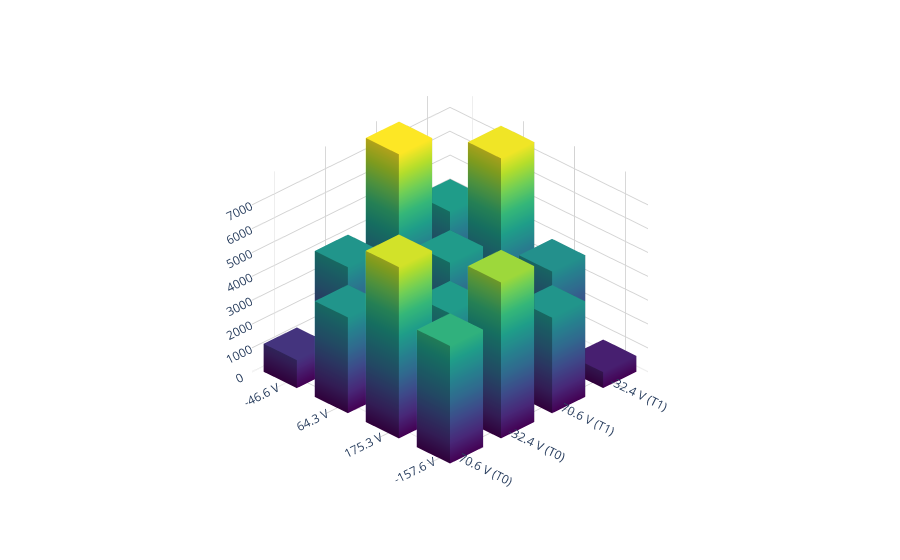

This figure's notebook cell:
### Code cell
import numpy as np
import plotly.graph_objects as go

# --- Assume N, z0, z1, AliceEOMVoltages, BobEOMVoltages are defined upstream ---

# 1. Define the measurement logic arrays
v_sweep = np.linspace(-200, 200, N)
signalarray0 = np.tile(v_sweep, N)
signalarray1 = np.repeat(v_sweep, N)

# 2 & 3. Extract the closest points into 2x4 matrices
rate0_grid = np.zeros((2, 4))
rate1_grid = np.zeros((2, 4))

for i, v1_ideal in enumerate(BobEOMVoltages):
    for j, v0_ideal in enumerate(AliceEOMVoltages):
        distances = (signalarray0 - v0_ideal) ** 2 + (signalarray1 - v1_ideal) ** 2
        idx = np.argmin(distances)

        rate0_grid[i, j] = z0[idx]
        rate1_grid[i, j] = z1[idx]

# 4. Combine grids into a single 4x4 matrix
combined_grid = np.vstack((rate0_grid, rate1_grid))

# Swapping to get into literature form
combined_grid[[0,2]] = combined_grid[[2,0]]
combined_grid[[1,3]] = combined_grid[[3,1]]

# 5. Build the Plotly 3D Mesh Plot
fig = go.Figure()

num_y, num_x = combined_grid.shape
dx = 0.65
dy = 0.65

# Fix the maximum Z value so the color scale is uniform across all pillars
z_max_global = np.max(combined_grid) if np.max(combined_grid) > 0 else 1

# Standard cube triangulation (12 triangles connecting the 8 vertices)
i_tris = [0, 0, 4, 4, 0, 0, 3, 3, 0, 0, 1, 1]
j_tris = [1, 2, 5, 6, 1, 5, 2, 6, 3, 7, 2, 6]
k_tris = [2, 3, 6, 7, 5, 4, 6, 7, 7, 4, 6, 5]

for j in range(num_y):
    for i in range(num_x):
        z_val = combined_grid[j, i]
        if z_val <= 0:
            continue
            
        # Define the 8 corners of the pillar (Bottom 4, Top 4)
        x_verts = [i-dx/2, i+dx/2, i+dx/2, i-dx/2, i-dx/2, i+dx/2, i+dx/2, i-dx/2]
        y_verts = [j-dy/2, j-dy/2, j+dy/2, j+dy/2, j-dy/2, j-dy/2, j+dy/2, j+dy/2]
        z_verts = [0, 0, 0, 0, z_val, z_val, z_val, z_val]
        
        fig.add_trace(go.Mesh3d(
            x=x_verts,
            y=y_verts,
            z=z_verts,
            i=i_tris,
            j=j_tris,
            k=k_tris,
            intensity=z_verts,      # Interpolates color based on Z-height
            colorscale='Viridis',   
            cmin=0,                 # Anchor base color (blue) to Z=0
            cmax=z_max_global,      # Anchor peak color (yellow) to global max
            showscale=False,        
            flatshading=True,       # Keeps pillar walls flat rather than smoothed
            lighting=dict(facenormalsepsilon=0, ambient=0.7, diffuse=0.8),
            hoverinfo='skip'
        ))

# 6. Styling to match the reference format
x_labels = [f"{v:.1f} V" for v in AliceEOMVoltages]
combined_y_labels = [f"{v:.1f} V (T0)" for v in BobEOMVoltages] + [
    f"{v:.1f} V (T1)" for v in BobEOMVoltages
]

fig.update_layout(
    scene=dict(
        xaxis=dict(
            tickvals=np.arange(num_x),
            ticktext=x_labels,
            showgrid=True,
            gridcolor='lightgray',
            backgroundcolor='white',
            title=''
        ),
        yaxis=dict(
            tickvals=np.arange(num_y),
            ticktext=combined_y_labels,
            showgrid=True,
            gridcolor='lightgray',
            backgroundcolor='white',
            title=''
        ),
        zaxis=dict(
            showgrid=True,
            gridcolor='lightgray',
            backgroundcolor='white',
            title=''
        ),
        aspectratio=dict(x=1, y=1, z=0.8),
        camera=dict(
            # Using an orthographic projection flattens perspective distortion, 
            # which is heavily favored for quantitative 3D bar charts in literature.
            projection=dict(type="orthographic"),
            eye=dict(x=1.5, y=-1.5, z=1.2) 
        )
    ),
    margin=dict(l=0, r=0, b=0, t=0),
    paper_bgcolor='white',
    showlegend=False
)

fig.show()

### Figure 1 — Plotly figure (JSON) as saved in the notebook; plotly's stock layout.template omitted (floating-point values rounded to 4 significant figures)
{"data": [{"cmax": 7697.0, "cmin": 0, "colorscale": [[0, "#440154"], [0.1111, "#482878"], [0.2222, "#3e4989"], [0.3333, "#31688e"], [0.4444, "#26828e"], [0.5556, "#1f9e89"], [0.6667, "#35b779"], [0.7778, "#6ece58"], [0.8889, "#b5de2b"], [1, "#fde725"]], "flatshading": true, "hoverinfo": "skip", "i": [0, 0, 4, 4, 0, 0, 3, 3, 0, 0, 1, 1], "intensity": [0, 0, 0, 0, 1173.0, 1173.0, 1173.0, 1173.0], "j": [1, 2, 5, 6, 1, 5, 2, 6, 3, 7, 2, 6], "k": [2, 3, 6, 7, 5, 4, 6, 7, 7, 4, 6, 5], "lighting": {"ambient": 0.7, "diffuse": 0.8, "facenormalsepsilon": 0}, "showscale": false, "type": "mesh3d", "x": [-0.325, 0.325, 0.325, -0.325, -0.325, 0.325, 0.325, -0.325], "y": [-0.325, -0.325, 0.325, 0.325, -0.325, -0.325, 0.325, 0.325], "z": [0, 0, 0, 0, 1173.0, 1173.0, 1173.0, 1173.0]}, {"cmax": 7697.0, "cmin": 0, "colorscale": [[0, "#440154"], [0.1111, "#482878"], [0.2222, "#3e4989"], [0.3333, "#31688e"], [0.4444, "#26828e"], [0.5556, "#1f9e89"], [0.6667, "#35b779"], [0.7778, "#6ece58"], [0.8889, "#b5de2b"], [1, "#fde725"]], "flatshading": true, "hoverinfo": "skip", "i": [0, 0, 4, 4, 0, 0, 3, 3, 0, 0, 1, 1], "intensity": [0, 0, 0, 0, 4016.0, 4016.0, 4016.0, 4016.0], "j": [1, 2, 5, 6, 1, 5, 2, 6, 3, 7, 2, 6], "k": [2, 3, 6, 7, 5, 4, 6, 7, 7, 4, 6, 5], "lighting": {"ambient": 0.7, "diffuse": 0.8, "facenormalsepsilon": 0}, "showscale": false, "type": "mesh3d", "x": [0.675, 1.325, 1.325, 0.675, 0.675, 1.325, 1.325, 0.675], "y": [-0.325, -0.325, 0.325, 0.325, -0.325, -0.325, 0.325, 0.325], "z": [0, 0, 0, 0, 4016.0, 4016.0, 4016.0, 4016.0]}, {"cmax": 7697.0, "cmin": 0, "colorscale": [[0, "#440154"], [0.1111, "#482878"], [0.2222, "#3e4989"], [0.3333, "#31688e"], [0.4444, "#26828e"], [0.5556, "#1f9e89"], [0.6667, "#35b779"], [0.7778, "#6ece58"], [0.8889, "#b5de2b"], [1, "#fde725"]], "flatshading": true, "hoverinfo": "skip", "i": [0, 0, 4, 4, 0, 0, 3, 3, 0, 0, 1, 1], "intensity": [0, 0, 0, 0, 7181.0, 7181.0, 7181.0, 7181.0], "j": [1, 2, 5, 6, 1, 5, 2, 6, 3, 7, 2, 6], "k": [2, 3, 6, 7, 5, 4, 6, 7, 7, 4, 6, 5], "lighting": {"ambient": 0.7, "diffuse": 0.8, "facenormalsepsilon": 0}, "showscale": false, "type": "mesh3d", "x": [1.675, 2.325, 2.325, 1.675, 1.675, 2.325, 2.325, 1.675], "y": [-0.325, -0.325, 0.325, 0.325, -0.325, -0.325, 0.325, 0.325], "z": [0, 0, 0, 0, 7181.0, 7181.0, 7181.0, 7181.0]}, {"cmax": 7697.0, "cmin": 0, "colorscale": [[0, "#440154"], [0.1111, "#482878"], [0.2222, "#3e4989"], [0.3333, "#31688e"], [0.4444, "#26828e"], [0.5556, "#1f9e89"], [0.6667, "#35b779"], [0.7778, "#6ece58"], [0.8889, "#b5de2b"], [1, "#fde725"]], "flatshading": true, "hoverinfo": "skip", "i": [0, 0, 4, 4, 0, 0, 3, 3, 0, 0, 1, 1], "intensity": [0, 0, 0, 0, 4930.0, 4930.0, 4930.0, 4930.0], "j": [1, 2, 5, 6, 1, 5, 2, 6, 3, 7, 2, 6], "k": [2, 3, 6, 7, 5, 4, 6, 7, 7, 4, 6, 5], "lighting": {"ambient": 0.7, "diffuse": 0.8, "facenormalsepsilon": 0}, "showscale": false, "type": "mesh3d", "x": [2.675, 3.325, 3.325, 2.675, 2.675, 3.325, 3.325, 2.675], "y": [-0.325, -0.325, 0.325, 0.325, -0.325, -0.325, 0.325, 0.325], "z": [0, 0, 0, 0, 4930.0, 4930.0, 4930.0, 4930.0]}, {"cmax": 7697.0, "cmin": 0, "colorscale": [[0, "#440154"], [0.1111, "#482878"], [0.2222, "#3e4989"], [0.3333, "#31688e"], [0.4444, "#26828e"], [0.5556, "#1f9e89"], [0.6667, "#35b779"], [0.7778, "#6ece58"], [0.8889, "#b5de2b"], [1, "#fde725"]], "flatshading": true, "hoverinfo": "skip", "i": [0, 0, 4, 4, 0, 0, 3, 3, 0, 0, 1, 1], "intensity": [0, 0, 0, 0, 4013.0, 4013.0, 4013.0, 4013.0], "j": [1, 2, 5, 6, 1, 5, 2, 6, 3, 7, 2, 6], "k": [2, 3, 6, 7, 5, 4, 6, 7, 7, 4, 6, 5], "lighting": {"ambient": 0.7, "diffuse": 0.8, "facenormalsepsilon": 0}, "showscale": false, "type": "mesh3d", "x": [-0.325, 0.325, 0.325, -0.325, -0.325, 0.325, 0.325, -0.325], "y": [0.675, 0.675, 1.325, 1.325, 0.675, 0.675, 1.325, 1.325], "z": [0, 0, 0, 0, 4013.0, 4013.0, 4013.0, 4013.0]}, {"cmax": 7697.0, "cmin": 0, "colorscale": [[0, "#440154"], [0.1111, "#482878"], [0.2222, "#3e4989"], [0.3333, "#31688e"], [0.4444, "#26828e"], [0.5556, "#1f9e89"], [0.6667, "#35b779"], [0.7778, "#6ece58"], [0.8889, "#b5de2b"], [1, "#fde725"]], "flatshading": true, "hoverinfo": "skip", "i": [0, 0, 4, 4, 0, 0, 3, 3, 0, 0, 1, 1], "intensity": [0, 0, 0, 0, 889.7, 889.7, 889.7, 889.7], "j": [1, 2, 5, 6, 1, 5, 2, 6, 3, 7, 2, 6], "k": [2, 3, 6, 7, 5, 4, 6, 7, 7, 4, 6, 5], "lighting": {"ambient": 0.7, "diffuse": 0.8, "facenormalsepsilon": 0}, "showscale": false, "type": "mesh3d", "x": [0.675, 1.325, 1.325, 0.675, 0.675, 1.325, 1.325, 0.675], "y": [0.675, 0.675, 1.325, 1.325, 0.675, 0.675, 1.325, 1.325], "z": [0, 0, 0, 0, 889.7, 889.7, 889.7, 889.7]}, {"cmax": 7697.0, "cmin": 0, "colorscale": [[0, "#440154"], [0.1111, "#482878"], [0.2222, "#3e4989"], [0.3333, "#31688e"], [0.4444, "#26828e"], [0.5556, "#1f9e89"], [0.6667, "#35b779"], [0.7778, "#6ece58"], [0.8889, "#b5de2b"], [1, "#fde725"]], "flatshading": true, "hoverinfo": "skip", "i": [0, 0, 4, 4, 0, 0, 3, 3, 0, 0, 1, 1], "intensity": [0, 0, 0, 0, 4180.0, 4180.0, 4180.0, 4180.0], "j": [1, 2, 5, 6, 1, 5, 2, 6, 3, 7, 2, 6], "k": [2, 3, 6, 7, 5, 4, 6, 7, 7, 4, 6, 5], "lighting": {"ambient": 0.7, "diffuse": 0.8, "facenormalsepsilon": 0}, "showscale": false, "type": "mesh3d", "x": [1.675, 2.325, 2.325, 1.675, 1.675, 2.325, 2.325, 1.675], "y": [0.675, 0.675, 1.325, 1.325, 0.675, 0.675, 1.325, 1.325], "z": [0, 0, 0, 0, 4180.0, 4180.0, 4180.0, 4180.0]}, {"cmax": 7697.0, "cmin": 0, "colorscale": [[0, "#440154"], [0.1111, "#482878"], [0.2222, "#3e4989"], [0.3333, "#31688e"], [0.4444, "#26828e"], [0.5556, "#1f9e89"], [0.6667, "#35b779"], [0.7778, "#6ece58"], [0.8889, "#b5de2b"], [1, "#fde725"]], "flatshading": true, "hoverinfo": "skip", "i": [0, 0, 4, 4, 0, 0, 3, 3, 0, 0, 1, 1], "intensity": [0, 0, 0, 0, 6540.0, 6540.0, 6540.0, 6540.0], "j": [1, 2, 5, 6, 1, 5, 2, 6, 3, 7, 2, 6], "k": [2, 3, 6, 7, 5, 4, 6, 7, 7, 4, 6, 5], "lighting": {"ambient": 0.7, "diffuse": 0.8, "facenormalsepsilon": 0}, "showscale": false, "type": "mesh3d", "x": [2.675, 3.325, 3.325, 2.675, 2.675, 3.325, 3.325, 2.675], "y": [0.675, 0.675, 1.325, 1.325, 0.675, 0.675, 1.325, 1.325], "z": [0, 0, 0, 0, 6540.0, 6540.0, 6540.0, 6540.0]}, {"cmax": 7697.0, "cmin": 0, "colorscale": [[0, "#440154"], [0.1111, "#482878"], [0.2222, "#3e4989"], [0.3333, "#31688e"], [0.4444, "#26828e"], [0.5556, "#1f9e89"], [0.6667, "#35b779"], [0.7778, "#6ece58"], [0.8889, "#b5de2b"], [1, "#fde725"]], "flatshading": true, "hoverinfo": "skip", "i": [0, 0, 4, 4, 0, 0, 3, 3, 0, 0, 1, 1], "intensity": [0, 0, 0, 0, 7697.0, 7697.0, 7697.0, 7697.0], "j": [1, 2, 5, 6, 1, 5, 2, 6, 3, 7, 2, 6], "k": [2, 3, 6, 7, 5, 4, 6, 7, 7, 4, 6, 5], "lighting": {"ambient": 0.7, "diffuse": 0.8, "facenormalsepsilon": 0}, "showscale": false, "type": "mesh3d", "x": [-0.325, 0.325, 0.325, -0.325, -0.325, 0.325, 0.325, -0.325], "y": [1.675, 1.675, 2.325, 2.325, 1.675, 1.675, 2.325, 2.325], "z": [0, 0, 0, 0, 7697.0, 7697.0, 7697.0, 7697.0]}, {"cmax": 7697.0, "cmin": 0, "colorscale": [[0, "#440154"], [0.1111, "#482878"], [0.2222, "#3e4989"], [0.3333, "#31688e"], [0.4444, "#26828e"], [0.5556, "#1f9e89"], [0.6667, "#35b779"], [0.7778, "#6ece58"], [0.8889, "#b5de2b"], [1, "#fde725"]], "flatshading": true, "hoverinfo": "skip", "i": [0, 0, 4, 4, 0, 0, 3, 3, 0, 0, 1, 1], "intensity": [0, 0, 0, 0, 4203.0, 4203.0, 4203.0, 4203.0], "j": [1, 2, 5, 6, 1, 5, 2, 6, 3, 7, 2, 6], "k": [2, 3, 6, 7, 5, 4, 6, 7, 7, 4, 6, 5], "lighting": {"ambient": 0.7, "diffuse": 0.8, "facenormalsepsilon": 0}, "showscale": false, "type": "mesh3d", "x": [0.675, 1.325, 1.325, 0.675, 0.675, 1.325, 1.325, 0.675], "y": [1.675, 1.675, 2.325, 2.325, 1.675, 1.675, 2.325, 2.325], "z": [0, 0, 0, 0, 4203.0, 4203.0, 4203.0, 4203.0]}, {"cmax": 7697.0, "cmin": 0, "colorscale": [[0, "#440154"], [0.1111, "#482878"], [0.2222, "#3e4989"], [0.3333, "#31688e"], [0.4444, "#26828e"], [0.5556, "#1f9e89"], [0.6667, "#35b779"], [0.7778, "#6ece58"], [0.8889, "#b5de2b"], [1, "#fde725"]], "flatshading": true, "hoverinfo": "skip", "i": [0, 0, 4, 4, 0, 0, 3, 3, 0, 0, 1, 1], "intensity": [0, 0, 0, 0, 942.7, 942.7, 942.7, 942.7], "j": [1, 2, 5, 6, 1, 5, 2, 6, 3, 7, 2, 6], "k": [2, 3, 6, 7, 5, 4, 6, 7, 7, 4, 6, 5], "lighting": {"ambient": 0.7, "diffuse": 0.8, "facenormalsepsilon": 0}, "showscale": false, "type": "mesh3d", "x": [1.675, 2.325, 2.325, 1.675, 1.675, 2.325, 2.325, 1.675], "y": [1.675, 1.675, 2.325, 2.325, 1.675, 1.675, 2.325, 2.325], "z": [0, 0, 0, 0, 942.7, 942.7, 942.7, 942.7]}, {"cmax": 7697.0, "cmin": 0, "colorscale": [[0, "#440154"], [0.1111, "#482878"], [0.2222, "#3e4989"], [0.3333, "#31688e"], [0.4444, "#26828e"], [0.5556, "#1f9e89"], [0.6667, "#35b779"], [0.7778, "#6ece58"], [0.8889, "#b5de2b"], [1, "#fde725"]], "flatshading": true, "hoverinfo": "skip", "i": [0, 0, 4, 4, 0, 0, 3, 3, 0, 0, 1, 1], "intensity": [0, 0, 0, 0, 4008.0, 4008.0, 4008.0, 4008.0], "j": [1, 2, 5, 6, 1, 5, 2, 6, 3, 7, 2, 6], "k": [2, 3, 6, 7, 5, 4, 6, 7, 7, 4, 6, 5], "lighting": {"ambient": 0.7, "diffuse": 0.8, "facenormalsepsilon": 0}, "showscale": false, "type": "mesh3d", "x": [2.675, 3.325, 3.325, 2.675, 2.675, 3.325, 3.325, 2.675], "y": [1.675, 1.675, 2.325, 2.325, 1.675, 1.675, 2.325, 2.325], "z": [0, 0, 0, 0, 4008.0, 4008.0, 4008.0, 4008.0]}, {"cmax": 7697.0, "cmin": 0, "colorscale": [[0, "#440154"], [0.1111, "#482878"], [0.2222, "#3e4989"], [0.3333, "#31688e"], [0.4444, "#26828e"], [0.5556, "#1f9e89"], [0.6667, "#35b779"], [0.7778, "#6ece58"], [0.8889, "#b5de2b"], [1, "#fde725"]], "flatshading": true, "hoverinfo": "skip", "i": [0, 0, 4, 4, 0, 0, 3, 3, 0, 0, 1, 1], "intensity": [0, 0, 0, 0, 4234.0, 4234.0, 4234.0, 4234.0], "j": [1, 2, 5, 6, 1, 5, 2, 6, 3, 7, 2, 6], "k": [2, 3, 6, 7, 5, 4, 6, 7, 7, 4, 6, 5], "lighting": {"ambient": 0.7, "diffuse": 0.8, "facenormalsepsilon": 0}, "showscale": false, "type": "mesh3d", "x": [-0.325, 0.325, 0.325, -0.325, -0.325, 0.325, 0.325, -0.325], "y": [2.675, 2.675, 3.325, 3.325, 2.675, 2.675, 3.325, 3.325], "z": [0, 0, 0, 0, 4234.0, 4234.0, 4234.0, 4234.0]}, {"cmax": 7697.0, "cmin": 0, "colorscale": [[0, "#440154"], [0.1111, "#482878"], [0.2222, "#3e4989"], [0.3333, "#31688e"], [0.4444, "#26828e"], [0.5556, "#1f9e89"], [0.6667, "#35b779"], [0.7778, "#6ece58"], [0.8889, "#b5de2b"], [1, "#fde725"]], "flatshading": true, "hoverinfo": "skip", "i": [0, 0, 4, 4, 0, 0, 3, 3, 0, 0, 1, 1], "intensity": [0, 0, 0, 0, 7525.0, 7525.0, 7525.0, 7525.0], "j": [1, 2, 5, 6, 1, 5, 2, 6, 3, 7, 2, 6], "k": [2, 3, 6, 7, 5, 4, 6, 7, 7, 4, 6, 5], "lighting": {"ambient": 0.7, "diffuse": 0.8, "facenormalsepsilon": 0}, "showscale": false, "type": "mesh3d", "x": [0.675, 1.325, 1.325, 0.675, 0.675, 1.325, 1.325, 0.675], "y": [2.675, 2.675, 3.325, 3.325, 2.675, 2.675, 3.325, 3.325], "z": [0, 0, 0, 0, 7525.0, 7525.0, 7525.0, 7525.0]}, {"cmax": 7697.0, "cmin": 0, "colorscale": [[0, "#440154"], [0.1111, "#482878"], [0.2222, "#3e4989"], [0.3333, "#31688e"], [0.4444, "#26828e"], [0.5556, "#1f9e89"], [0.6667, "#35b779"], [0.7778, "#6ece58"], [0.8889, "#b5de2b"], [1, "#fde725"]], "flatshading": true, "hoverinfo": "skip", "i": [0, 0, 4, 4, 0, 0, 3, 3, 0, 0, 1, 1], "intensity": [0, 0, 0, 0, 3832.0, 3832.0, 3832.0, 3832.0], "j": [1, 2, 5, 6, 1, 5, 2, 6, 3, 7, 2, 6], "k": [2, 3, 6, 7, 5, 4, 6, 7, 7, 4, 6, 5], "lighting": {"ambient": 0.7, "diffuse": 0.8, "facenormalsepsilon": 0}, "showscale": false, "type": "mesh3d", "x": [1.675, 2.325, 2.325, 1.675, 1.675, 2.325, 2.325, 1.675], "y": [2.675, 2.675, 3.325, 3.325, 2.675, 2.675, 3.325, 3.325], "z": [0, 0, 0, 0, 3832.0, 3832.0, 3832.0, 3832.0]}, {"cmax": 7697.0, "cmin": 0, "colorscale": [[0, "#440154"], [0.1111, "#482878"], [0.2222, "#3e4989"], [0.3333, "#31688e"], [0.4444, "#26828e"], [0.5556, "#1f9e89"], [0.6667, "#35b779"], [0.7778, "#6ece58"], [0.8889, "#b5de2b"], [1, "#fde725"]], "flatshading": true, "hoverinfo": "skip", "i": [0, 0, 4, 4, 0, 0, 3, 3, 0, 0, 1, 1], "intensity": [0, 0, 0, 0, 667.7, 667.7, 667.7, 667.7], "j": [1, 2, 5, 6, 1, 5, 2, 6, 3, 7, 2, 6], "k": [2, 3, 6, 7, 5, 4, 6, 7, 7, 4, 6, 5], "lighting": {"ambient": 0.7, "diffuse": 0.8, "facenormalsepsilon": 0}, "showscale": false, "type": "mesh3d", "x": [2.675, 3.325, 3.325, 2.675, 2.675, 3.325, 3.325, 2.675], "y": [2.675, 2.675, 3.325, 3.325, 2.675, 2.675, 3.325, 3.325], "z": [0, 0, 0, 0, 667.7, 667.7, 667.7, 667.7]}], "layout": {"margin": {"b": 0, "l": 0, "r": 0, "t": 0}, "paper_bgcolor": "white", "scene": {"aspectratio": {"x": 1, "y": 1, "z": 0.8}, "camera": {"eye": {"x": 1.5, "y": -1.5, "z": 1.2}, "projection": {"type": "orthographic"}}, "xaxis": {"backgroundcolor": "white", "gridcolor": "lightgray", "showgrid": true, "ticktext": ["-46.6 V", "64.3 V", "175.3 V", "-157.6 V"], "tickvals": [0, 1, 2, 3], "title": {"text": ""}}, "yaxis": {"backgroundcolor": "white", "gridcolor": "lightgray", "showgrid": true, "ticktext": ["70.6 V (T0)", "-32.4 V (T0)", "70.6 V (T1)", "-32.4 V (T1)"], "tickvals": [0, 1, 2, 3], "title": {"text": ""}}, "zaxis": {"backgroundcolor": "white", "gridcolor": "lightgray", "showgrid": true, "title": {"text": ""}}}, "showlegend": false}}
